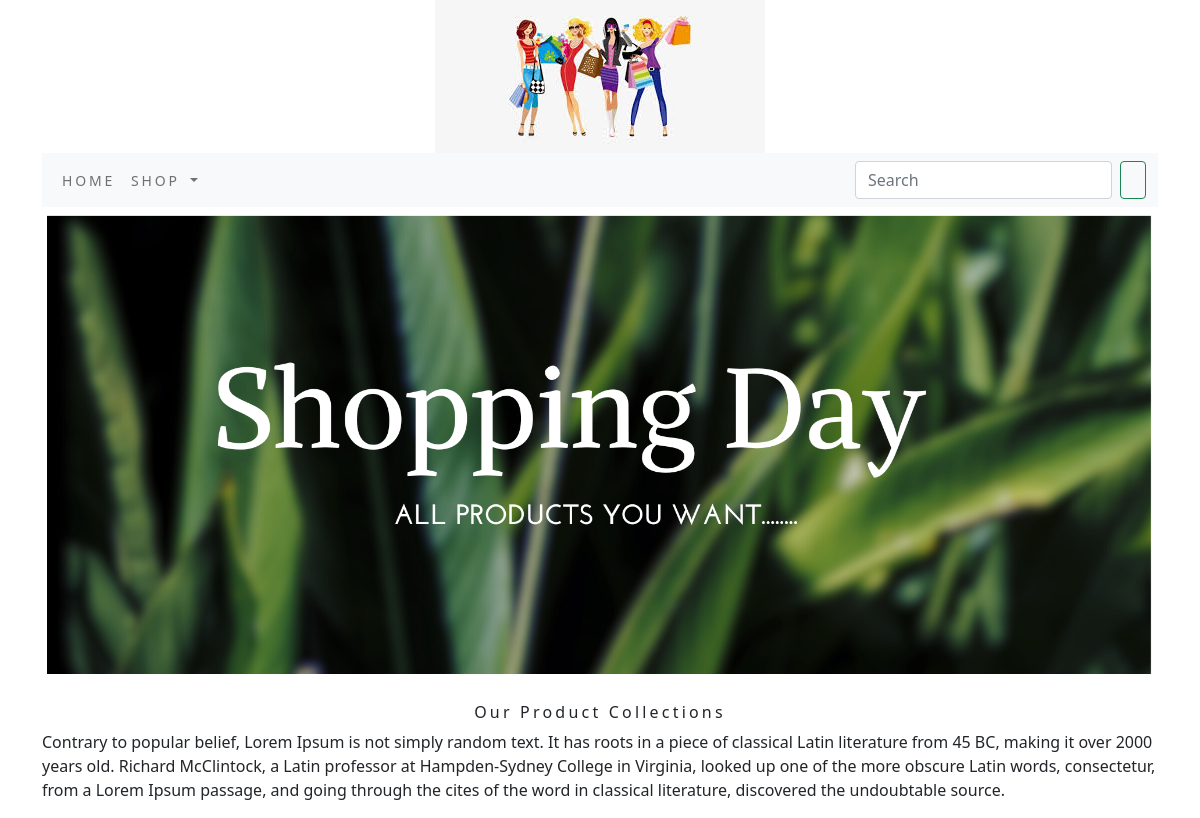
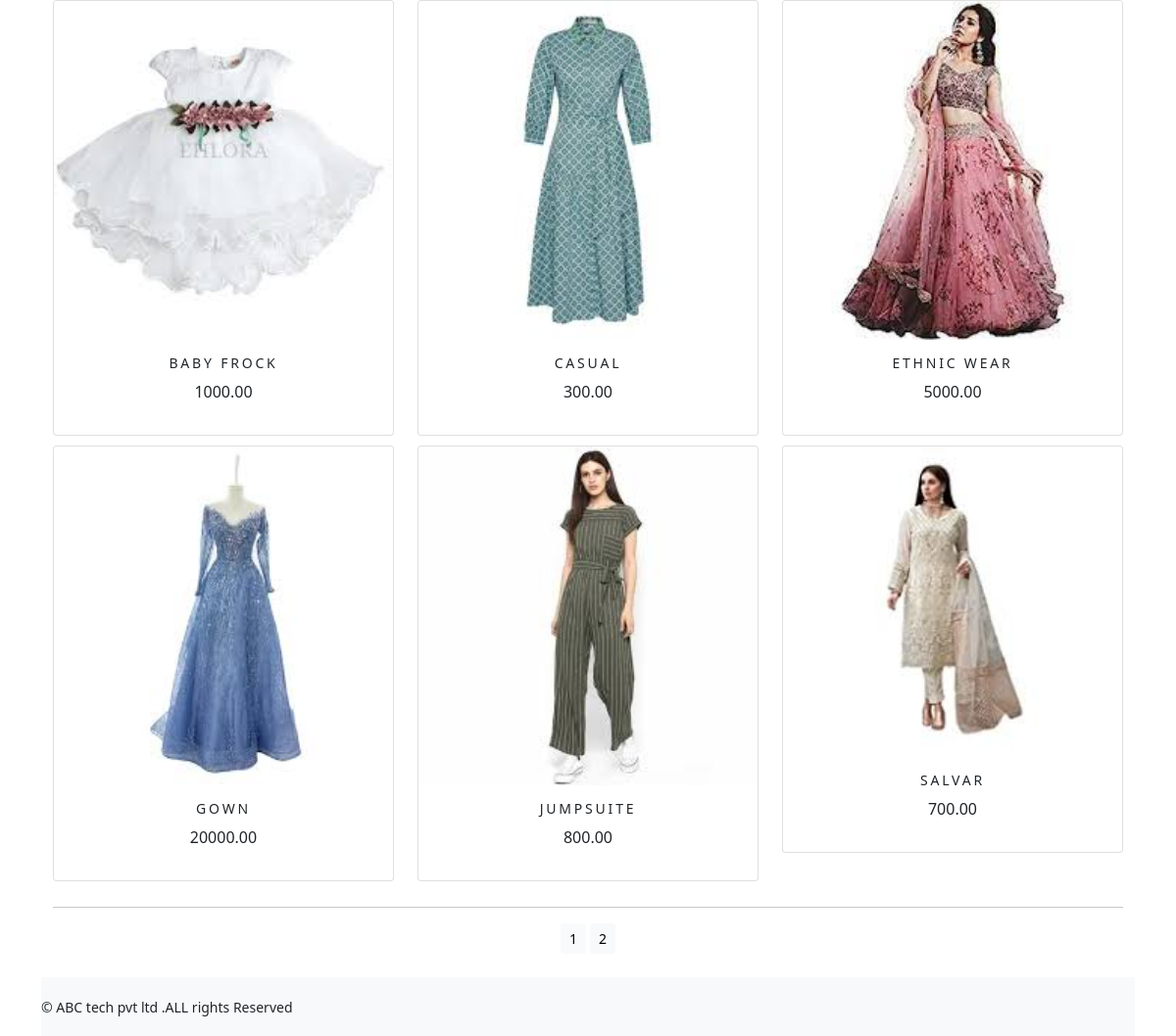
The page / on the database its author committed (2 pictures, top to bottom).
### shopping/models.py (models this page shows, shortened)
class product(models.Model):
    name=models.CharField(max_length=250,unique=True)
    slug=models.SlugField(max_length=250,unique=True)
    description=models.TextField(blank=True)
    price=models.DecimalField(max_digits=10,decimal_places=2)
    category=models.ForeignKey(Category,on_delete=models.CASCADE)
    image = models.ImageField(upload_to='product', blank=True)
    stock=models.IntegerField()
    available=models.BooleanField(default=True)
    created=models.DateTimeField(auto_now_add=True)
    updated=models.DateTimeField(auto_now=True)
    def get_url(self):
        return reverse('shopping:proCatdetail',args=[self.category.slug,self.slug])
    class Meta:
        ordering=('name',)
        verbose_name='product'
        verbose_name_plural='products'

### shopping/views.py (the view)
# urls.py: path('', views.allProdCat, name='allProdCat'),
def allProdCat(request,c_slug=None):
    c_page=None
    products_list=None
    if c_slug!=None:
        c_page=get_object_or_404(Category,slug=c_slug)
        products_list=product.objects.all().filter(category=c_page,available=True)
    else:
        products_list=product.objects.all().filter(available=True)
    paginator=Paginator(products_list,6)
    try:
        page=int(request.GET.get('page','1'))
    except:
        page=1
    try:
        products=paginator.page(page)
    except (EmptyPage,InvalidPage):
        products=paginator.page(paginator.num_pages)
    return render(request,"category.html",{'category':c_page,'products':products})

### cart/context_processors.py (called while the page is built)
def counter(request):
    item_count=0
    if 'admin' in request.path:
        return  {}
    else:
        try:
            cart=Cart.objects.filter(cart_id=cart_id(request))
            cart_items=CartItem.objects.all().filter(cart=cart[:1])
            for cart_items in cart_items:
                item_count += cart_items.quantity
        except Cart.DoesNotExist:
            item_count =0
    return dict(item_count=item_count)

### cart/views.py (called while the page is built)
def cart_id(request):
    cart=request.session.session_key
    if not cart:
        cart=request.session.create()
    return cart

### shopping/context_processors.py (called while the page is built)
def menu_links(request):
    links=Category.objects.all()
    return dict(links=links)

### shopping/models.py (called while the page is built, shortened)
    def get_url(self):
        return reverse('shopping:products_by_category',args=[self.slug])

### templates/category.html (shortened to what this page needs)
{% extends 'base.html' %}
{% load static %}
{% block content %}
<div class="mx_auto">
    {% if category %}
        <img class="my_image" src="{{category.imagee.url}}" alt="{{category.name}}">
</div>
    <br>
<div>
       <h1 class="text-center my title">{{category.name}}</h1>
       <p class="text-justify">{{category.description}}</p>
</div>
{% else %}
<div>
<img class="my_image my_image_padding" src="{% static 'img/banner.png' %}" alt="our products" width="1250px;">
</div>
<br>
<div>
    <h1 class="text-center my_title">Our Product Collections</h1>
    <p class="text-justify">Contrary to popular belief, Lorem Ipsum is not simply random text. It has roots in a piece of classical Latin literature from 45 BC, making it over 2000 years old. Richard McClintock, a Latin professor at Hampden-Sydney College in Virginia, looked up one of the more obscure Latin words, consectetur, from a Lorem Ipsum passage, and going through the cites of the word in classical literature, discovered the undoubtable source.</p>
</div>
    {% endif %}
<div class="container">
    <div class="row mx_auto">
        {% for product in products.object_list %}
        <div class="my_bottom_margin col-9 col-sm-12  col-md-4 col-lg-4">
            <div class="card text-center" style="min-width:18rem;">
            <a href="{{product.get_url}}"><img class="card-img-top my_image" src="{{product.image.url}}" alt="{{product.name}}"></a>
        <div class="card-body">
            <h4>{{product.name}}</h4>
             <p>{{product.price}}</p>
        </div>
        </div>
        </div>
        {% endfor %}
    </div>
    <div class="mx-auto">
        {% if products.paginator.num_pages > 1 %}
        <hr>
        <div class="text-center">
            {% for pg in products.paginator.page_range %}
                <a href="?page={{pg}}" class="btn btn-light btn-sm {% if products.number == pg %} active {% endif %}">{{pg}}</a>
            {% endfor %}
        </div>
        {% endif %}
    </div>
    <br>
</div>
{% endblock %}

### templates/base.html (shortened to what this page needs)
{% load static %}
<!DOCTYPE html>
<html lang="en">
<head>
    <link rel="stylesheet" href="{% static 'css/custom.css' %}">
        <link href="{% static 'css/bootstrap.min.css' %}" rel="stylesheet">
</head>
<body>
<div class="container">
{% include 'header.html' %}
{% include 'nav.html' %}
{% block content %}
{% endblock %}
    </div>
{% include 'footer.html' %}
</body>
</html>

### templates/header.html
{% load static %}
<header>
    <center>
        <a href="{% url 'shopping:allProdCat' %}"></a><img src="{% static 'img/logo.png' %}" alt="logimage" >
    </center>
</header>

### templates/nav.html (shortened to what this page needs)
<nav class="navbar navbar-expand-lg navbar-light bg-light">
  <div class="container-fluid">
    <div class="collapse navbar-collapse" id="navbarSupportedContent">
      <ul class="navbar-nav me-auto mb-2 mb-lg-0">
        <li class="nav-item">
          <a class="nav-link" href="#">Home</a>
        </li>
        <li class="nav-item dropdown {% if 'shopping' in request.path %} active {% endif %}">
          <a class="nav-link dropdown-toggle" href="#" id="navbarDropdown" role="button" data-bs-toggle="dropdown" aria-expanded="false">
            Shop
          </a>
        </li>
      </ul>
      <form class="d-flex" action="{% url 'search_app:SearchResult' %}" method="get">
        <input class="form-control me-2" type="search" placeholder="Search" name="q" aria-label="Search">
        <button class="btn btn-outline-success" type="submit"></button>
      </form>
    </div>
  </div>
</nav>

### templates/footer.html
<div class="footer nav-fixed-bottom my_footer">
  <p class="text=center">&copy; ABC tech pvt ltd .ALL rights Reserved</p>
</div>

### static/css/custom.css (style rules this page uses)
body { font-family: 'Roboto', sans-serif; }
.nav-item { letter-spacing : .2em; font-size :14px; text-transform :uppercase; }
.my_footer { background-color:#f8f9fa; height:60px; }
.my_footer p { padding-top:20px; font-size:14px; }
.my_image { width:100%; height:auto; }
.my_title { font-size:16px; text_transform:uppercase; letter-spacing:.2em; }
.my_image_padding { padding:5px; }
.my_bottom_margin { margin-bottom:10px; }
.card-body h4 { font-size:14px; text-transform:uppercase; letter-spacing:.2em; }

### rows shown on the page
product: image (picture), name "BABY FROCK", price "1000.00"
product: image (picture), name "CASUAL", price "300.00"
product: image (picture), name "ETHNIC WEAR", price "5000.00"
product: image (picture), name "GOWN", price "20000.00"
product: image (picture), name "JUMPSUITE", price "800.00"
product: image (picture), name "SALVAR", price "700.00"

### other values the page prints
{{ pg }} "1" "2"
